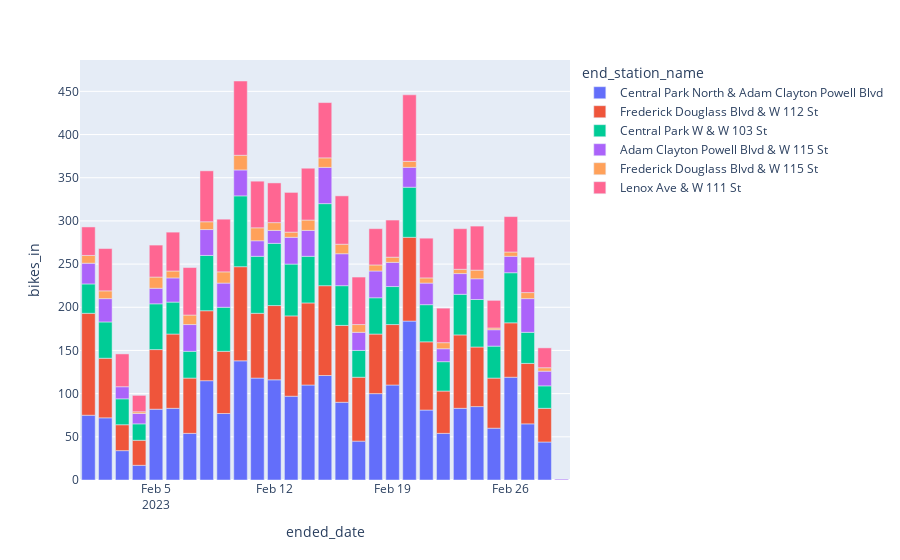

Notebook code for this chart:
### Code cell
fig = px.bar(end_df, x="ended_date", y="bikes_in", color='end_station_name')
fig.show()

### Figure 1 — Plotly figure (JSON) as saved in the notebook; plotly's stock layout.template omitted (floating-point values rounded to 4 significant figures)
{"data": [{"alignmentgroup": "True", "hovertemplate": "end_station_name=Central Park North & Adam Clayton Powell Blvd<br>ended_date=%{x}<br>bikes_in=%{y}<extra></extra>", "legendgroup": "Central Park North & Adam Clayton Powell Blvd", "marker": {"color": "#636efa", "pattern": {"shape": ""}}, "name": "Central Park North & Adam Clayton Powell Blvd", "offsetgroup": "Central Park North & Adam Clayton Powell Blvd", "orientation": "v", "showlegend": true, "textposition": "auto", "type": "bar", "x": ["2023-02-01T00:00:00", "2023-02-02T00:00:00", "2023-02-03T00:00:00", "2023-02-04T00:00:00", "2023-02-05T00:00:00", "2023-02-06T00:00:00", "2023-02-07T00:00:00", "2023-02-08T00:00:00", "2023-02-09T00:00:00", "2023-02-10T00:00:00", "2023-02-11T00:00:00", "2023-02-12T00:00:00", "2023-02-13T00:00:00", "2023-02-14T00:00:00", "2023-02-15T00:00:00", "2023-02-16T00:00:00", "2023-02-17T00:00:00", "2023-02-18T00:00:00", "2023-02-19T00:00:00", "2023-02-20T00:00:00", "2023-02-21T00:00:00", "2023-02-22T00:00:00", "2023-02-23T00:00:00", "2023-02-24T00:00:00", "2023-02-25T00:00:00", "2023-02-26T00:00:00", "2023-02-27T00:00:00", "2023-02-28T00:00:00"], "xaxis": "x", "y": [75, 72, 34, 17, 82, 83, 54, 115, 77, 138, 118, 116, 97, 110, 121, 90, 45, 100, 110, 184, 81, 54, 83, 85, 60, 119, 65, 44], "yaxis": "y"}, {"alignmentgroup": "True", "hovertemplate": "end_station_name=Frederick Douglass Blvd & W 112 St<br>ended_date=%{x}<br>bikes_in=%{y}<extra></extra>", "legendgroup": "Frederick Douglass Blvd & W 112 St", "marker": {"color": "#EF553B", "pattern": {"shape": ""}}, "name": "Frederick Douglass Blvd & W 112 St", "offsetgroup": "Frederick Douglass Blvd & W 112 St", "orientation": "v", "showlegend": true, "textposition": "auto", "type": "bar", "x": ["2023-02-01T00:00:00", "2023-02-02T00:00:00", "2023-02-03T00:00:00", "2023-02-04T00:00:00", "2023-02-05T00:00:00", "2023-02-06T00:00:00", "2023-02-07T00:00:00", "2023-02-08T00:00:00", "2023-02-09T00:00:00", "2023-02-10T00:00:00", "2023-02-11T00:00:00", "2023-02-12T00:00:00", "2023-02-13T00:00:00", "2023-02-14T00:00:00", "2023-02-15T00:00:00", "2023-02-16T00:00:00", "2023-02-17T00:00:00", "2023-02-18T00:00:00", "2023-02-19T00:00:00", "2023-02-20T00:00:00", "2023-02-21T00:00:00", "2023-02-22T00:00:00", "2023-02-23T00:00:00", "2023-02-24T00:00:00", "2023-02-25T00:00:00", "2023-02-26T00:00:00", "2023-02-27T00:00:00", "2023-02-28T00:00:00"], "xaxis": "x", "y": [118, 69, 30, 29, 69, 86, 64, 81, 72, 109, 75, 86, 93, 95, 104, 89, 74, 69, 70, 97, 79, 49, 85, 69, 58, 63, 70, 39], "yaxis": "y"}, {"alignmentgroup": "True", "hovertemplate": "end_station_name=Central Park W & W 103 St<br>ended_date=%{x}<br>bikes_in=%{y}<extra></extra>", "legendgroup": "Central Park W & W 103 St", "marker": {"color": "#00cc96", "pattern": {"shape": ""}}, "name": "Central Park W & W 103 St", "offsetgroup": "Central Park W & W 103 St", "orientation": "v", "showlegend": true, "textposition": "auto", "type": "bar", "x": ["2023-02-01T00:00:00", "2023-02-02T00:00:00", "2023-02-03T00:00:00", "2023-02-04T00:00:00", "2023-02-05T00:00:00", "2023-02-06T00:00:00", "2023-02-07T00:00:00", "2023-02-08T00:00:00", "2023-02-09T00:00:00", "2023-02-10T00:00:00", "2023-02-11T00:00:00", "2023-02-12T00:00:00", "2023-02-13T00:00:00", "2023-02-14T00:00:00", "2023-02-15T00:00:00", "2023-02-16T00:00:00", "2023-02-17T00:00:00", "2023-02-18T00:00:00", "2023-02-19T00:00:00", "2023-02-20T00:00:00", "2023-02-21T00:00:00", "2023-02-22T00:00:00", "2023-02-23T00:00:00", "2023-02-24T00:00:00", "2023-02-25T00:00:00", "2023-02-26T00:00:00", "2023-02-27T00:00:00", "2023-02-28T00:00:00"], "xaxis": "x", "y": [34, 42, 30, 19, 53, 37, 31, 64, 51, 82, 66, 72, 60, 54, 95, 46, 31, 42, 44, 58, 43, 34, 47, 55, 37, 58, 36, 26], "yaxis": "y"}, {"alignmentgroup": "True", "hovertemplate": "end_station_name=Adam Clayton Powell Blvd & W 115 St<br>ended_date=%{x}<br>bikes_in=%{y}<extra></extra>", "legendgroup": "Adam Clayton Powell Blvd & W 115 St", "marker": {"color": "#ab63fa", "pattern": {"shape": ""}}, "name": "Adam Clayton Powell Blvd & W 115 St", "offsetgroup": "Adam Clayton Powell Blvd & W 115 St", "orientation": "v", "showlegend": true, "textposition": "auto", "type": "bar", "x": ["2023-02-01T00:00:00", "2023-02-02T00:00:00", "2023-02-03T00:00:00", "2023-02-04T00:00:00", "2023-02-05T00:00:00", "2023-02-06T00:00:00", "2023-02-07T00:00:00", "2023-02-08T00:00:00", "2023-02-09T00:00:00", "2023-02-10T00:00:00", "2023-02-11T00:00:00", "2023-02-12T00:00:00", "2023-02-13T00:00:00", "2023-02-14T00:00:00", "2023-02-15T00:00:00", "2023-02-16T00:00:00", "2023-02-17T00:00:00", "2023-02-18T00:00:00", "2023-02-19T00:00:00", "2023-02-20T00:00:00", "2023-02-21T00:00:00", "2023-02-22T00:00:00", "2023-02-23T00:00:00", "2023-02-24T00:00:00", "2023-02-25T00:00:00", "2023-02-26T00:00:00", "2023-02-27T00:00:00", "2023-02-28T00:00:00", "2023-03-01T00:00:00"], "xaxis": "x", "y": [24, 27, 14, 12, 18, 28, 31, 30, 28, 30, 18, 15, 31, 30, 42, 37, 21, 31, 28, 23, 25, 15, 24, 24, 19, 19, 39, 17, 1], "yaxis": "y"}, {"alignmentgroup": "True", "hovertemplate": "end_station_name=Frederick Douglass Blvd & W 115 St<br>ended_date=%{x}<br>bikes_in=%{y}<extra></extra>", "legendgroup": "Frederick Douglass Blvd & W 115 St", "marker": {"color": "#FFA15A", "pattern": {"shape": ""}}, "name": "Frederick Douglass Blvd & W 115 St", "offsetgroup": "Frederick Douglass Blvd & W 115 St", "orientation": "v", "showlegend": true, "textposition": "auto", "type": "bar", "x": ["2023-02-01T00:00:00", "2023-02-02T00:00:00", "2023-02-04T00:00:00", "2023-02-05T00:00:00", "2023-02-06T00:00:00", "2023-02-07T00:00:00", "2023-02-08T00:00:00", "2023-02-09T00:00:00", "2023-02-10T00:00:00", "2023-02-11T00:00:00", "2023-02-12T00:00:00", "2023-02-13T00:00:00", "2023-02-14T00:00:00", "2023-02-15T00:00:00", "2023-02-16T00:00:00", "2023-02-17T00:00:00", "2023-02-18T00:00:00", "2023-02-19T00:00:00", "2023-02-20T00:00:00", "2023-02-21T00:00:00", "2023-02-22T00:00:00", "2023-02-23T00:00:00", "2023-02-24T00:00:00", "2023-02-25T00:00:00", "2023-02-26T00:00:00", "2023-02-27T00:00:00", "2023-02-28T00:00:00"], "xaxis": "x", "y": [9, 9, 2, 13, 8, 11, 9, 13, 17, 15, 9, 6, 12, 11, 11, 9, 7, 6, 7, 6, 7, 5, 10, 2, 5, 7, 4], "yaxis": "y"}, {"alignmentgroup": "True", "hovertemplate": "end_station_name=Lenox Ave & W 111 St<br>ended_date=%{x}<br>bikes_in=%{y}<extra></extra>", "legendgroup": "Lenox Ave & W 111 St", "marker": {"color": "#FF6692", "pattern": {"shape": ""}}, "name": "Lenox Ave & W 111 St", "offsetgroup": "Lenox Ave & W 111 St", "orientation": "v", "showlegend": true, "textposition": "auto", "type": "bar", "x": ["2023-02-01T00:00:00", "2023-02-02T00:00:00", "2023-02-03T00:00:00", "2023-02-04T00:00:00", "2023-02-05T00:00:00", "2023-02-06T00:00:00", "2023-02-07T00:00:00", "2023-02-08T00:00:00", "2023-02-09T00:00:00", "2023-02-10T00:00:00", "2023-02-11T00:00:00", "2023-02-12T00:00:00", "2023-02-13T00:00:00", "2023-02-14T00:00:00", "2023-02-15T00:00:00", "2023-02-16T00:00:00", "2023-02-17T00:00:00", "2023-02-18T00:00:00", "2023-02-19T00:00:00", "2023-02-20T00:00:00", "2023-02-21T00:00:00", "2023-02-22T00:00:00", "2023-02-23T00:00:00", "2023-02-24T00:00:00", "2023-02-25T00:00:00", "2023-02-26T00:00:00", "2023-02-27T00:00:00", "2023-02-28T00:00:00"], "xaxis": "x", "y": [33, 49, 38, 19, 37, 45, 55, 59, 61, 86, 54, 46, 46, 60, 64, 56, 55, 42, 43, 77, 46, 40, 47, 51, 32, 41, 41, 23], "yaxis": "y"}], "layout": {"autosize": true, "barmode": "relative", "legend": {"title": {"text": "end_station_name"}, "tracegroupgap": 0}, "margin": {"t": 60}, "xaxis": {"anchor": "y", "autorange": true, "domain": [0, 1], "range": ["2023-01-31 12:00", "2023-03-01 12:00"], "title": {"text": "ended_date"}, "type": "date"}, "yaxis": {"anchor": "x", "autorange": true, "domain": [0, 1], "range": [0, 486.3], "title": {"text": "bikes_in"}, "type": "linear"}}}
